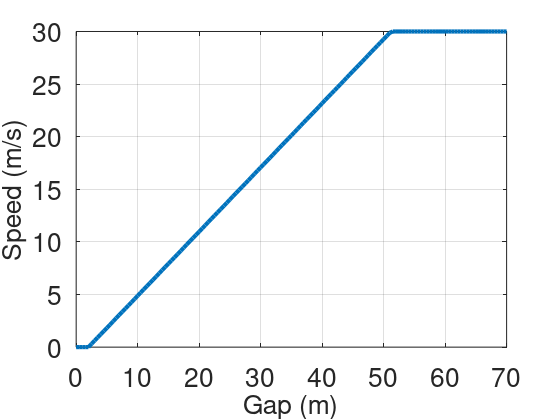
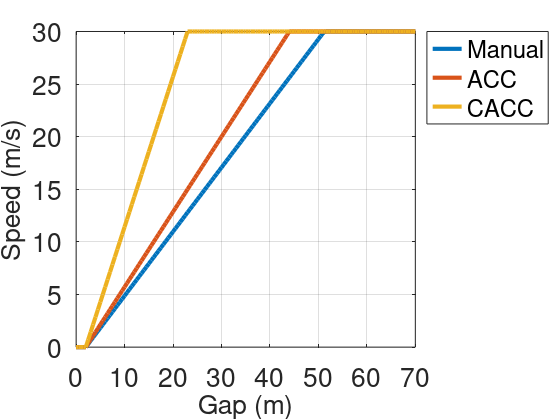

Source code (MATLAB) for these figures, in order:
clear all;
clc;

% -------------------------------------------------------------------

index = 0;

for g=0:0.5:70
    index = index + 1;
    v(index,1) = max( 0 , min( (g-2)/1.64 , 30 ) );
    v(index,2) = max( 0 , min( (g-2)/1.4 , 30 ) );
    v(index,3) = max( 0 , min( (g-2)/0.7 , 30 ) );
end

figure(1);
handle1 = plot(0:0.5:70,v(:,1),'LineWidth', 3);

% set font size
set(gca, 'FontSize', 19);

% set the axis labels
xlabel('Gap (m)', 'FontSize', 19);
ylabel('Speed (m/s)', 'FontSize', 19);

grid on;
 
% save the figure as a png file
set(gcf, 'PaperPositionMode', 'auto'); 
print('-dpng', '-r300', 'figurex1');

% --------------------------------------------------------------------

figure(2);
handle1 = plot(0:0.5:70,v,'LineWidth', 3);

% set font size
set(gca, 'FontSize', 19);

% set the axis labels
xlabel('Gap (m)', 'FontSize', 19);
ylabel('Speed (m/s)', 'FontSize', 19);

grid on;

 % set the name for each line
 set(handle1(1),'Displayname', 'Manual');
 set(handle1(2),'Displayname', 'ACC');
 set(handle1(3),'Displayname', 'CACC');

 % set the legend
 legend(handle1, 'Location','NorthEastOutside');
 
 % save the figure as a png file
 set(gcf, 'PaperPositionMode', 'auto'); 
 print('-dpng', '-r300', 'figurex2');

 
 
 
